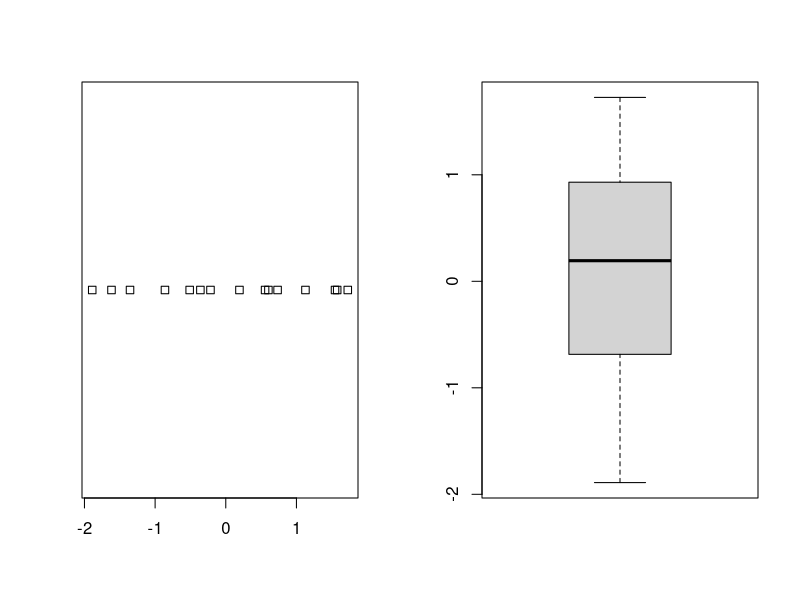
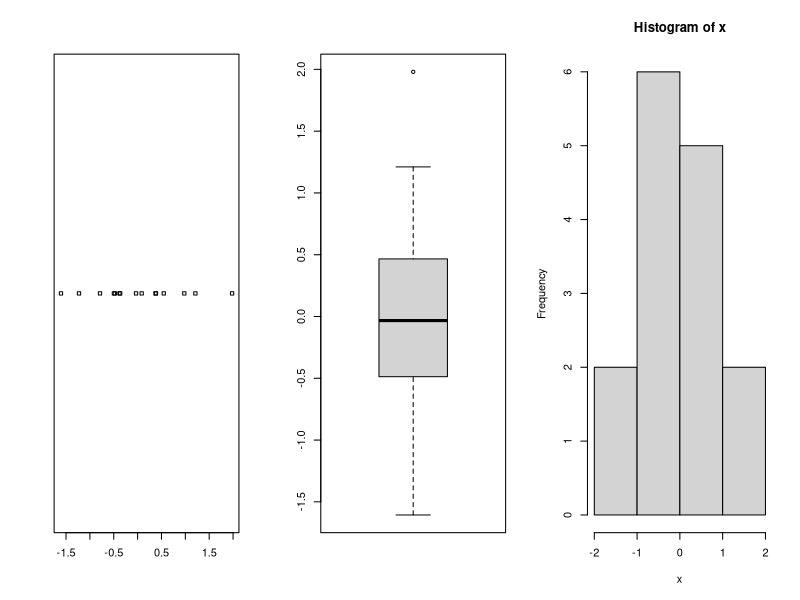

Source code (R) for these figures, in order:
## ---- chunk 1
knitr::opts_chunk$set(echo = TRUE)
## ---- chunk 2
x <- 0
if (x > 1) {
  print("x greater than 1")
} else { 
  print("x smaller than 1")
}
## ---- chunk 3
if (x > 1) {
  print("x greater than 1")
} 
## ---- chunk 4
if (x > 1) {
  print("x greater than 1")
} else if (x == 1) {
  print("x equal 1")
} else { 
  print("x smaller than 1")
}
## ---- chunk 5
sign <- function(x) {
  if (x > 0) { 
    return(1)
  } else if (x == 0) { 
    return (0)
  } else { 
    return(-1)
  }
}
## ---- chunk 6
plot_dist <- function(x, threshold) { 
  if (length(x) > threshold) { 
    boxplot(x)
  } else { 
    stripchart(x)
  }
}
## ---- chunk 7
x <- rnorm(15)
par(mfrow=c(1,2))
plot_dist(x, 20)
plot_dist(x, 10)
## ---- chunk 8
par(mfrow=c(1,1))
## ---- chunk 9
x <- 1
if (x > 0 & x < 0) {
  print("this will never print")
} 
if (x >= 0 | x <= 0) { 
  print("this will always print")
}
## ---- chunk 10
plot_dist <- function(x, threshold, use_boxplot = TRUE) {
   if (length(x) > threshold & use_boxplot) {
       boxplot(x)
   } else if (length(x) > threshold & !use_boxplot) {
       hist(x)
   } else {
       stripchart(x)
   }
}
## ---- chunk 11
x <- rnorm(15)
par(mfrow=c(1,3))
plot_dist(x, 20)
plot_dist(x, 10)
plot_dist(x, 10, use_boxplot = FALSE)
## ---- chunk 12
par(mfrow=c(1,1))
